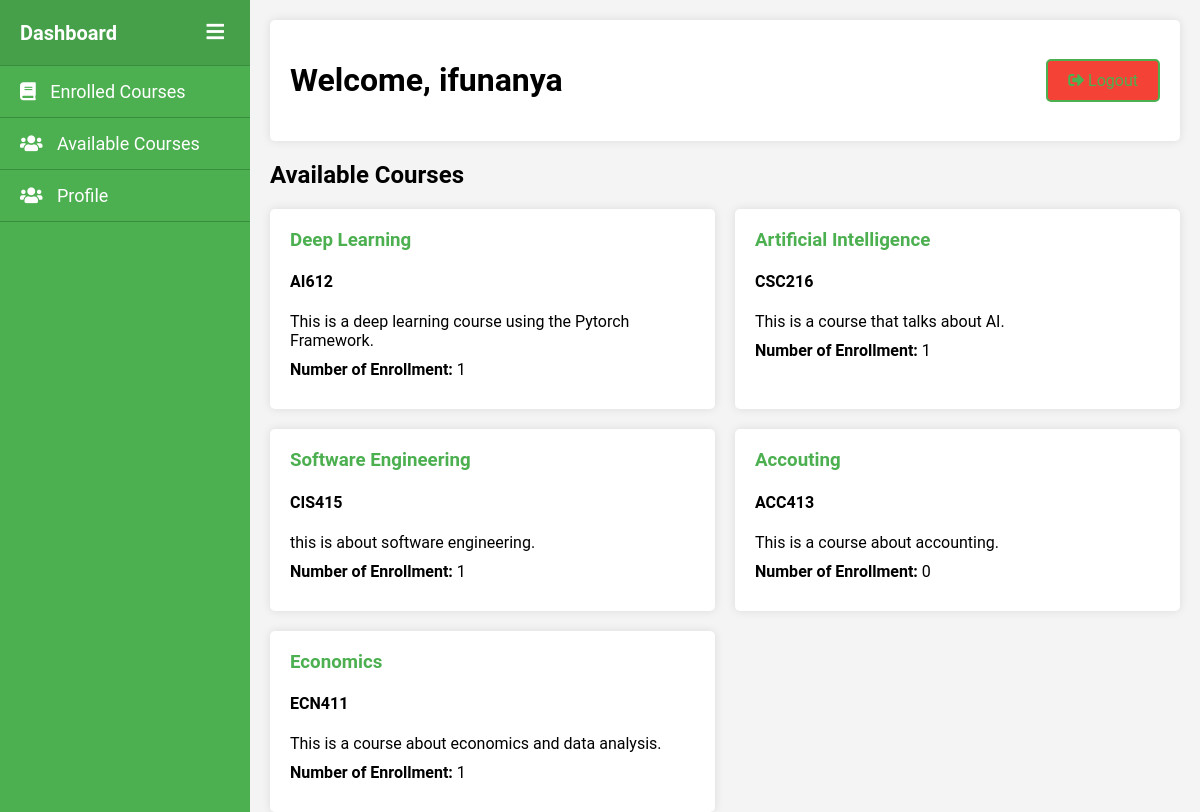
/attendace/student/available-courses/ (signed in), run on the app's committed database.
### accounts/models.py (models this page shows, shortened)
class User(AbstractUser):
    is_student = models.BooleanField(default=False)
    is_teacher = models.BooleanField(default=False)
    is_admin = models.BooleanField(default=False)

### attendace/models.py (models this page shows, shortened)
class Course(models.Model):
    course_title = models.CharField(max_length=50, default='')
    course_code = models.CharField(max_length=50, unique=True)
    description = models.TextField()
    requirements = models.TextField()
    start_date = models.DateField()
    end_date = models.DateField()
    teacher = models.ForeignKey(settings.AUTH_USER_MODEL, on_delete=models.CASCADE)
    students = models.ManyToManyField(settings.AUTH_USER_MODEL, related_name='enrolled_courses')

### attendace/views.py (the view)
# urls.py: path('student/available-courses/', views.available_courses, name='available-courses'),
@login_required
def available_courses(request):
    student = request.user
    enrolled_courses = student.enrolled_courses.all()
    available_courses = models.Course.objects.exclude(pk__in=[course.pk for course in enrolled_courses])
    context = {
        'available_courses': available_courses,
    }
    return render(request, 'attendance/student_available_courses.html', context)

### attendace/templatetags/custom_filters.py (called while the page is built)
@register.filter
def first_sentence(value):
    sentences = value.split('.')
    if sentences:
        return sentences[0] + '.'  # Ensure the period is included
    return value

### attendace/templates/attendance/student_available_courses.html (shortened to what this page needs)
<!DOCTYPE html>
<html lang="en">
    {% load static %}
    {% load custom_filters %}
<head>
    <link rel="stylesheet" href="{% static 'attendace/css/teacher-dashboard.css' %}">
    <link rel="stylesheet" href="https://cdnjs.cloudflare.com/ajax/libs/font-awesome/5.15.3/css/all.min.css">
</head>
<body>
    <div class="sidebar" id="sidebar">
        <div class="sidebar-header">
            <h2>Dashboard</h2>
            <button class="toggle-btn" onclick="toggleSidebar()">
                <i class="fas fa-bars"></i>
            </button>
        </div>
        <ul class="nav-links">
            <li><a href="{% url 'attendace:student-dashboard' %}"><i class="fas fa-book"></i> Enrolled Courses</a></li>
            <li><a href="{% url 'attendace:available-courses' %}"><i class="fas fa-users"></i> Available Courses</a></li>
            <li><a href="{% url 'attendace:user-profile' %}"><i class="fas fa-users"></i> Profile</a></li>
        </ul>
    </div>
    <div class="main-content" id="main-content">
        <header>
            <h1>Welcome, {{user.username}}</h1>
            <div class="header-actions">
                <a href="{% url 'logout' %}" class="logout-button"><i class="fas fa-sign-out-alt"></i> Logout</a>
            </div>
        </header>
        <main>
            <h2>Available Courses</h2>
            <div class="courses">
                {% for course in available_courses %}
                <div class="course-card">
                    <a href = {% url 'attendace:course-detail' course.id%}><h3>{{course.course_title}}</h3></a>
                    <h4>{{course.course_code}}</h4>
                    <p>{{course.description|first_sentence}}</p>
                    <p><strong>Number of Enrollment:</strong> {{course.students.count}}</p>
                </div>
                {% endfor %}
            </div>
        </main>
    </div>
</body>
</html>

### attendace/static/attendace/css/teacher-dashboard.css (style rules this page uses)
body { font-family: 'Roboto', sans-serif; margin: 0; background-color: #f4f4f4; display: flex; height: 100vh; }
.sidebar { width: 250px; background-color: #4CAF50; color: white; display: flex; flex-direction: column; position: fixed; height: 100%; }
.sidebar-header { padding: 20px; text-align: center; background-color: #45A049; border-bottom: 1px solid #388E3C; }
.nav-links { list-style: none; padding: 0; margin: 0; flex-grow: 1; }
.nav-links li { border-bottom: 1px solid #388E3C; }
.nav-links a { color: white; text-decoration: none; display: block; padding: 15px 20px; font-size: 18px; }
.nav-links a i { margin-right: 10px; }
.main-content { margin-left: 250px; padding: 20px; flex-grow: 1; }
header { display: flex; justify-content: space-between; align-items: center; background-color: #fff; padding: 20px; border-radius: 5px; box-shadow: 0 0 10px rgba(0, 0, 0, 0.1); margin-bottom: 20px; }
.header-actions { display: flex; align-items: center; }
.header-actions a { margin-left: 10px; text-decoration: none; color: #4CAF50; padding: 10px 20px; border: 2px solid #4CAF50; border-radius: 5px; transition: background-color 0.3s, color 0.3s; }
.logout-button { background-color: #f44336; border-color: #f44336; color: white; }
.sidebar { width: 250px; background-color: #4CAF50; color: white; display: flex; flex-direction: column; position: fixed; height: 100%; transition: width 0.3s; }
.sidebar-header { display: flex; justify-content: space-between; align-items: center; padding: 20px; background-color: #45A049; border-bottom: 1px solid #388E3C; }
.sidebar-header h2 { margin: 0; font-size: 20px; }
.sidebar-header .toggle-btn { background: none; border: none; color: white; font-size: 20px; cursor: pointer; }
.nav-links a { color: white; text-decoration: none; display: block; padding: 15px 20px; font-size: 18px; transition: padding 0.3s; }
.main-content { margin-left: 250px; padding: 20px; flex-grow: 1; transition: margin-left 0.3s; }
.courses { display: flex; flex-wrap: wrap; gap: 20px; }
.course-card { background-color: white; padding: 20px; border-radius: 5px; box-shadow: 0 0 10px rgba(0, 0, 0, 0.1); width: calc(50% - 10px); box-sizing: border-box; transition: transform 0.3s, box-shadow 0.3s; }
.course-card h3 { margin-top: 0; color: #4CAF50; }
.course-card p { margin: 10px 0; }
.course-card { background-color: white; padding: 20px; border-radius: 5px; box-shadow: 0 0 10px rgba(0, 0, 0, 0.1); width: calc(50% - 10px); box-sizing: border-box; }

### attendace/templates/attendance/student_available_courses.html (style rules this page uses)
a { text-decoration: none; color: inherit; }

### data on the page
User: username "ifunanya"
Course: course_title "Deep Learning", course_code "AI612", description|first_sentence "This is a deep learning course using the Pytorch Framework.", students.count "1"
Course: course_title "Artificial Intelligence", course_code "CSC216", description|first_sentence "This is a course that talks about AI.", students.count "1"
Course: course_title "Software Engineering", course_code "CIS415", description|first_sentence "this is about software engineering.", students.count "1"
Course: course_title "Accouting", course_code "ACC413", description|first_sentence "This is a course about accounting.", students.count "0"
Course: course_title "Economics", course_code "ECN411", description|first_sentence "This is a course about economics and data analysis.", students.count "1"
